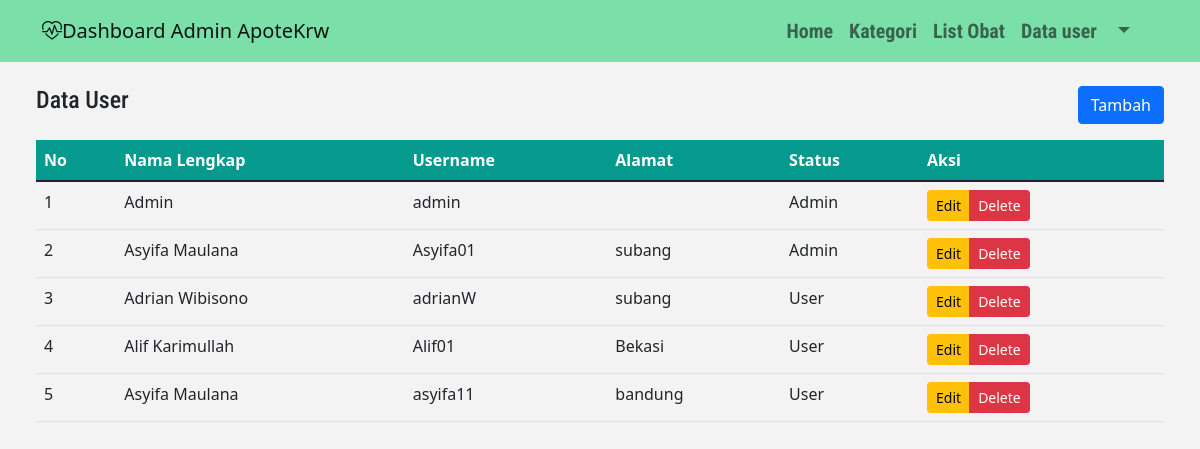
/admin/index.php?page=data, run on the app's committed database.
### tables this page shows
CREATE TABLE `user` (
  `id_user` int(6) NOT NULL,
  `nama_lengkap` varchar(30) NOT NULL,
  `username` varchar(20) NOT NULL,
  `password` varchar(255) NOT NULL,
  `alamat` text NOT NULL,
  `status` enum('Admin','User') NOT NULL DEFAULT 'User'
);

### admin/dashboard/datauser/datauser.php (the view, shortened to what this page needs)
<div class="row m-4">
    <div class="col-md-12">
        <div class="d-flex justify-content-between mb-3">
            <h4>Data User</h4>
            <a href="index.php?page=daftar" class="btn btn-primary">Tambah</a>
        </div>
        <div class="table-responsive">
            <table class="table display" id="table">
                <thead>
                    <tr>
                        <th>No</th>
                        <th>Nama Lengkap</th>
                        <th>Username</th>
                        <th>Alamat</th>
                        <th>Status</th>
                        <th>Aksi</th>
                    </tr>
                </thead>
                <tbody>
                    <?php
                    $query = mysqli_query($koneksi, "SELECT * FROM user");
                    $no = 1;
                    if (mysqli_num_rows($query) > 0) {
                        foreach ($query as $data) {
                    ?>
                            <tr>
                                <td><?= $no++ ?></td>
                                <td><?= $data['nama_lengkap'] ?></td>
                                <td><?= $data['username'] ?></td>
                                <td><?= $data['alamat'] ?></td>
                                <td><?= $data['status'] ?></td>
                                <td>
                                    <div class="btn-group">
                                        <a href="index.php?page=edit_user&id_user=<?= $data['id_user'] ?>" class="btn btn-sm btn-warning">Edit</a>
                                        <a href="index.php?page=delete_user&id_user=<?= $data['id_user'] ?>" class="btn btn-sm btn-danger" onclick="return confirm('Apakah anda yakin?')">Delete</a>
                                    </div>
                                </td>
                            </tr>
                        <?php
                        }
                    }
                    ?>
                </tbody>
            </table>
        </div>
    </div>
</div>

### admin/index.php (shortened to what this page needs)
<!DOCTYPE html>
<html lang="en">
<head>
    <link rel="stylesheet" type="text/css" href="https://cdn.datatables.net/1.11.5/css/jquery.dataTables.css">
    <link href="https://cdn.jsdelivr.net/npm/bootstrap@5.1.3/dist/css/bootstrap.min.css" rel="stylesheet"
>
    <link rel="stylesheet" href="https://cdn.jsdelivr.net/npm/bootstrap-icons@1.8.1/font/bootstrap-icons.css">
    <link rel="stylesheet" type="text/css" href="../assets/css/styles.css">
</head>
<body>
<nav class="navbar navbar-expand-lg navbar-light ">
  <div class="container">
    <a class="navbar-brand bi bi-heart-pulse" href="#">Dashboard Admin ApoteKrw</a>
    <div class="collapse navbar-collapse" id="navbarNavAltMarkup">
      <ul class="navbar-nav ms-auto mb-2 mb-lg-0">
        <li class="nav-item">
          <a class="nav-link " aria-current="page" href="index.php?page=menu-ds">Home</a>
        </li>
        <li class="nav-item">
          <a class="nav-link" href="index.php?page=kategori">Kategori</a>
        </li>
        <li class="nav-item">
          <a class="nav-link" href="index.php?page=obat">List Obat</a>
        </li>
        <li class="nav-item">
          <a class="nav-link" href="index.php?page=data">Data user</a>
        </li>
        <li class="nav-item dropdown ">
                        <a class="nav-link dropdown-toggle" href="#" id="navbarDropdown" role="button" data-bs-toggle="dropdown" aria-expanded="false">
                        </a>
        </li>
    </div>
  </div>
</nav>
<div class="m-0">
  <?php
  include "menu.php";
  ?>
</div>
</body>
</html>

### admin/menu.php (shortened to what this page needs)
<?php
if(isset($_GET['page'])){
    include '../lib/koneksi.php';
    $page = $_GET['page'];
    switch($page){
        case 'data':
            include 'dashboard/datauser/datauser.php';
            break;
    }
}else{
    include 'menu-ds.php';
}
?>

### assets/css/styles.css (style rules this page uses)
body { background-color: #f3f3f3; min-height: 100vh; position: relative; }
#navbarNavAltMarkup { font-family: 'Roboto Condensed', sans-serif; margin-right: 20px;; font-weight: bold; font-size: 20px; position: static; }
.navbar { background-color: #7ADFA9; position: static; }
h1, h4, h2 { font-family: 'Roboto Condensed', sans-serif; }
.row { margin: 0 -5px; }
.table>thead>tr>th { background-color: #069A8E; color: white; }

### data on the page
user: nama_lengkap "Admin", username "admin", status "Admin"
user: nama_lengkap "Asyifa Maulana", username "Asyifa01", alamat "subang", status "Admin"
user: nama_lengkap "Adrian Wibisono", username "adrianW", alamat "subang", status "User"
user: nama_lengkap "Alif Karimullah", username "Alif01", alamat "Bekasi", status "User"
user: nama_lengkap "Asyifa Maulana", username "asyifa11", alamat "bandung", status "User"
